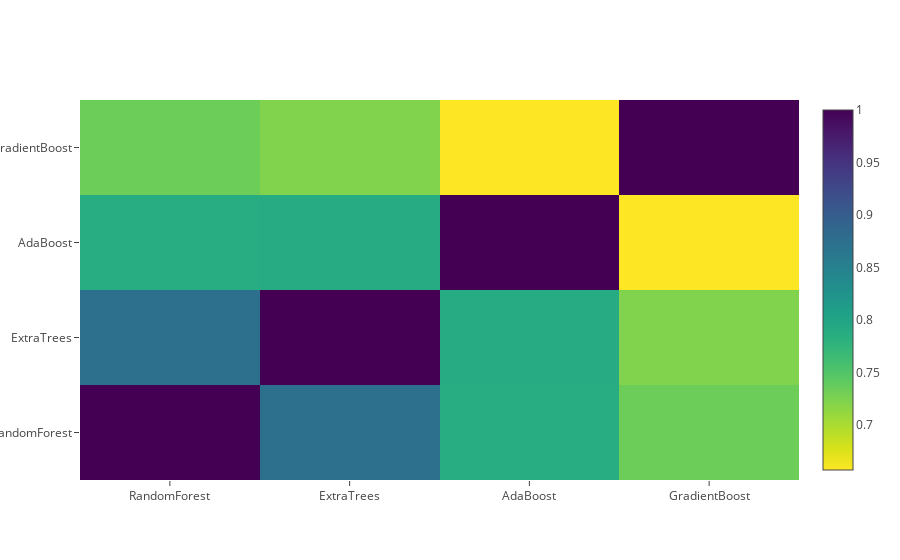

Notebook code cell kept with this figure:
### Code cell
data = [
    go.Heatmap(
        z=base_predictions_train.astype(float).corr().values,
        x=base_predictions_train.columns.values,
        y=base_predictions_train.columns.values,
        colorscale='Viridis',
        showscale=True,
        reversescale=True)
]
py.iplot(data, filename='labelled-heatmap')

### Figure 1 — Plotly figure (JSON) as saved in the notebook; plotly's stock layout.template omitted (floating-point values rounded to 4 significant figures)
{"data": [{"colorscale": "Viridis", "reversescale": true, "showscale": true, "type": "heatmap", "x": ["RandomForest", "ExtraTrees", "AdaBoost", "GradientBoost"], "y": ["RandomForest", "ExtraTrees", "AdaBoost", "GradientBoost"], "z": [[1, 0.8732, 0.7869, 0.734], [0.8732, 1, 0.7903, 0.722], [0.7869, 0.7903, 1, 0.6574], [0.734, 0.722, 0.6574, 1]]}], "layout": {}}
